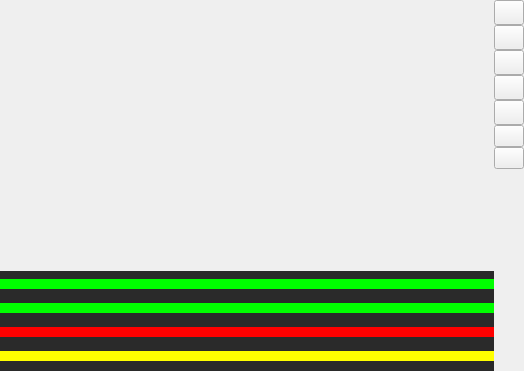
<?xml version="1.0" encoding="UTF-8"?>
<ui version="4.0">
 <class>VSCPlayback</class>
 <widget class="QWidget" name="VSCPlayback">
  <property name="geometry">
   <rect>
    <x>0</x>
    <y>0</y>
    <width>524</width>
    <height>371</height>
   </rect>
  </property>
  <property name="windowTitle">
   <string>VSCView</string>
  </property>
  <property name="windowIcon">
   <iconset resource="vscmainwindows.qrc">
    <normaloff>:/logo/resources/vscsmall.jpg</normaloff>:/logo/resources/vscsmall.jpg</iconset>
  </property>
  <layout class="QHBoxLayout" name="horizontalLayout">
   <property name="spacing">
    <number>0</number>
   </property>
   <property name="leftMargin">
    <number>0</number>
   </property>
   <property name="topMargin">
    <number>0</number>
   </property>
   <property name="rightMargin">
    <number>0</number>
   </property>
   <property name="bottomMargin">
    <number>0</number>
   </property>
   <item>
    <layout class="QVBoxLayout" name="verticalLayout_2">
     <property name="spacing">
      <number>0</number>
     </property>
     <item>
      <widget class="QWidget" name="widget" native="true">
       <property name="autoFillBackground">
        <bool>true</bool>
       </property>
       <property name="styleSheet">
        <string notr="true"/>
       </property>
      </widget>
     </item>
     <item>
      <widget class="QWidget" name="widget_2" native="true">
       <property name="minimumSize">
        <size>
         <width>0</width>
         <height>100</height>
        </size>
       </property>
       <property name="maximumSize">
        <size>
         <width>16777215</width>
         <height>100</height>
        </size>
       </property>
       <property name="styleSheet">
        <string notr="true">background-color: rgb(42, 42, 42)</string>
       </property>
       <layout class="QVBoxLayout" name="verticalLayout_3">
        <property name="leftMargin">
         <number>0</number>
        </property>
        <property name="topMargin">
         <number>0</number>
        </property>
        <property name="rightMargin">
         <number>0</number>
        </property>
        <property name="bottomMargin">
         <number>0</number>
        </property>
        <item>
         <widget class="QLabel" name="label">
          <property name="maximumSize">
           <size>
            <width>16777215</width>
            <height>10</height>
           </size>
          </property>
          <property name="styleSheet">
           <string notr="true">background-color: rgb(0, 255, 0)</string>
          </property>
          <property name="text">
           <string/>
          </property>
         </widget>
        </item>
        <item>
         <widget class="QLabel" name="label_2">
          <property name="maximumSize">
           <size>
            <width>16777215</width>
            <height>10</height>
           </size>
          </property>
          <property name="styleSheet">
           <string notr="true">background-color: rgb(0, 255, 0)</string>
          </property>
          <property name="text">
           <string/>
          </property>
         </widget>
        </item>
        <item>
         <widget class="QLabel" name="label_3">
          <property name="maximumSize">
           <size>
            <width>16777215</width>
            <height>10</height>
           </size>
          </property>
          <property name="styleSheet">
           <string notr="true">background-color: rgb(255, 0, 0)</string>
          </property>
          <property name="text">
           <string/>
          </property>
         </widget>
        </item>
        <item>
         <widget class="QLabel" name="label_4">
          <property name="maximumSize">
           <size>
            <width>16777215</width>
            <height>10</height>
           </size>
          </property>
          <property name="styleSheet">
           <string notr="true">background-color:rgb(255, 255, 0)</string>
          </property>
          <property name="text">
           <string/>
          </property>
         </widget>
        </item>
       </layout>
      </widget>
     </item>
    </layout>
   </item>
   <item>
    <layout class="QVBoxLayout" name="verticalLayout">
     <item>
      <widget class="QPushButton" name="pushButton1">
       <property name="minimumSize">
        <size>
         <width>25</width>
         <height>25</height>
        </size>
       </property>
       <property name="maximumSize">
        <size>
         <width>30</width>
         <height>30</height>
        </size>
       </property>
       <property name="text">
        <string/>
       </property>
       <property name="icon">
        <iconset resource="vscmainwindows.qrc">
         <normaloff>:/view/resources/1x1.png</normaloff>:/view/resources/1x1.png</iconset>
       </property>
       <property name="iconSize">
        <size>
         <width>25</width>
         <height>25</height>
        </size>
       </property>
      </widget>
     </item>
     <item>
      <widget class="QPushButton" name="pushButton2x2">
       <property name="minimumSize">
        <size>
         <width>25</width>
         <height>25</height>
        </size>
       </property>
       <property name="maximumSize">
        <size>
         <width>30</width>
         <height>30</height>
        </size>
       </property>
       <property name="text">
        <string/>
       </property>
       <property name="icon">
        <iconset resource="vscmainwindows.qrc">
         <normaloff>:/view/resources/2x2.png</normaloff>:/view/resources/2x2.png</iconset>
       </property>
       <property name="iconSize">
        <size>
         <width>25</width>
         <height>25</height>
        </size>
       </property>
      </widget>
     </item>
     <item>
      <widget class="QPushButton" name="pushButton3x3">
       <property name="minimumSize">
        <size>
         <width>25</width>
         <height>25</height>
        </size>
       </property>
       <property name="maximumSize">
        <size>
         <width>30</width>
         <height>30</height>
        </size>
       </property>
       <property name="text">
        <string/>
       </property>
       <property name="icon">
        <iconset resource="vscmainwindows.qrc">
         <normaloff>:/view/resources/3x3.png</normaloff>:/view/resources/3x3.png</iconset>
       </property>
       <property name="iconSize">
        <size>
         <width>25</width>
         <height>25</height>
        </size>
       </property>
      </widget>
     </item>
     <item>
      <widget class="QPushButton" name="pushButton6">
       <property name="minimumSize">
        <size>
         <width>25</width>
         <height>25</height>
        </size>
       </property>
       <property name="maximumSize">
        <size>
         <width>30</width>
         <height>30</height>
        </size>
       </property>
       <property name="text">
        <string/>
       </property>
       <property name="icon">
        <iconset resource="vscmainwindows.qrc">
         <normaloff>:/view/resources/6.png</normaloff>:/view/resources/6.png</iconset>
       </property>
       <property name="iconSize">
        <size>
         <width>25</width>
         <height>25</height>
        </size>
       </property>
      </widget>
     </item>
     <item>
      <widget class="QPushButton" name="pushButton4x4">
       <property name="minimumSize">
        <size>
         <width>25</width>
         <height>25</height>
        </size>
       </property>
       <property name="maximumSize">
        <size>
         <width>30</width>
         <height>30</height>
        </size>
       </property>
       <property name="text">
        <string/>
       </property>
       <property name="icon">
        <iconset resource="vscmainwindows.qrc">
         <normaloff>:/view/resources/4x4.png</normaloff>:/view/resources/4x4.png</iconset>
       </property>
       <property name="iconSize">
        <size>
         <width>25</width>
         <height>25</height>
        </size>
       </property>
      </widget>
     </item>
     <item>
      <widget class="QPushButton" name="pushButton12p1">
       <property name="maximumSize">
        <size>
         <width>30</width>
         <height>30</height>
        </size>
       </property>
       <property name="text">
        <string/>
       </property>
       <property name="icon">
        <iconset resource="vscmainwindows.qrc">
         <normaloff>:/view/resources/12+1.png</normaloff>:/view/resources/12+1.png</iconset>
       </property>
       <property name="iconSize">
        <size>
         <width>25</width>
         <height>25</height>
        </size>
       </property>
      </widget>
     </item>
     <item>
      <widget class="QPushButton" name="pushButton5x5">
       <property name="maximumSize">
        <size>
         <width>30</width>
         <height>30</height>
        </size>
       </property>
       <property name="text">
        <string/>
       </property>
       <property name="icon">
        <iconset resource="vscmainwindows.qrc">
         <normaloff>:/view/resources/5x5.png</normaloff>:/view/resources/5x5.png</iconset>
       </property>
       <property name="iconSize">
        <size>
         <width>25</width>
         <height>25</height>
        </size>
       </property>
      </widget>
     </item>
     <item>
      <spacer name="verticalSpacer">
       <property name="orientation">
        <enum>Qt::Vertical</enum>
       </property>
       <property name="sizeHint" stdset="0">
        <size>
         <width>20</width>
         <height>40</height>
        </size>
       </property>
      </spacer>
     </item>
    </layout>
   </item>
  </layout>
 </widget>
 <resources>
  <include location="vscmainwindows.qrc"/>
 </resources>
 <connections/>
</ui>
